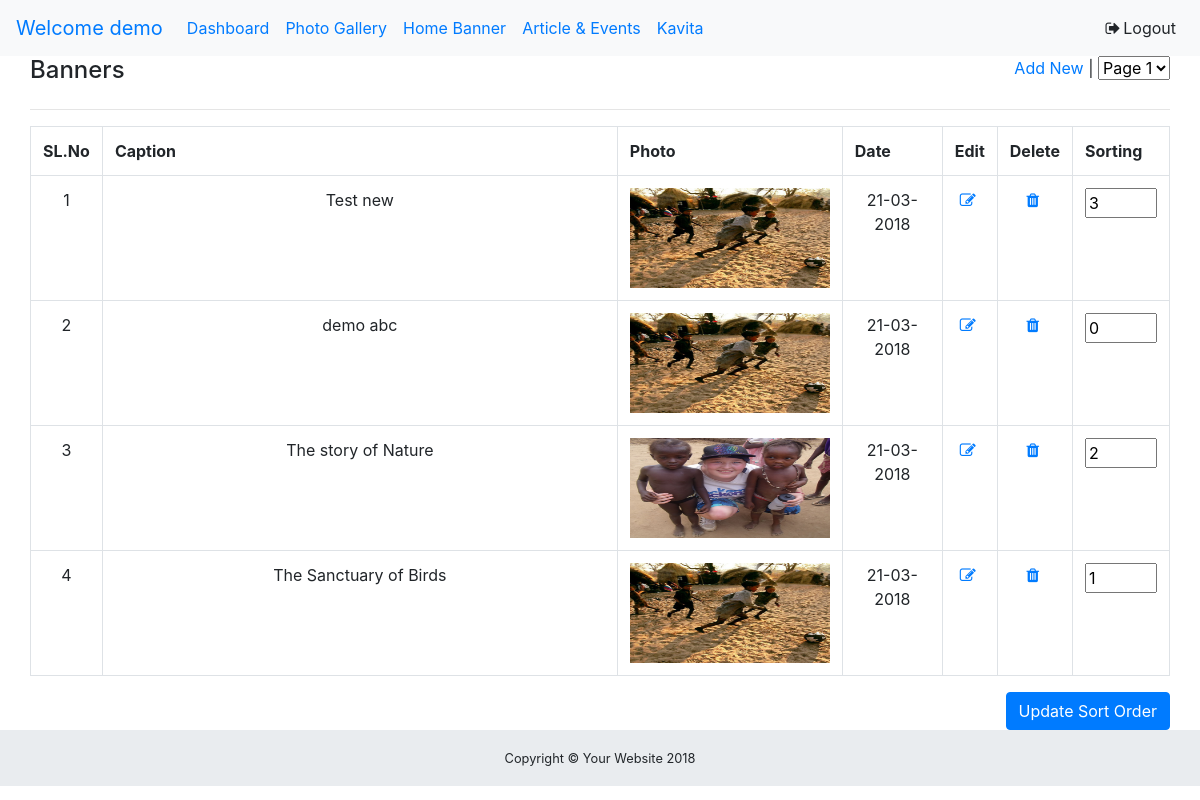
Page /cms/banner.php (signed in) on the committed database.
### tables this page shows
CREATE TABLE `tbl_banner` (
  `photo_id` int(11) NOT NULL,
  `photo_caption` varchar(250) DEFAULT NULL,
  `photo_file` varchar(250) DEFAULT NULL,
  `photo_date` varchar(200) DEFAULT NULL,
  `sort_order` int(11) DEFAULT '0',
  `status` int(11) DEFAULT '1'
);

### cms/includes/functions/common.php (called while the page is built, shortened)
<?php
function outText($str) {
	$str = stripslashes($str);
	return $str;
}
function currentPage() {
	$currentpageurl = $_SERVER['PHP_SELF'];
	return $currentpageurl;
}
?>

### includes/classes/sitedata.cls.php (called while the page is built, shortened)
<?php
class SiteData	{
	var $oDb;
	function SiteData()	{
		$this->oDb = new WADB(SYSTEM_DBHOST, SYSTEM_DBNAME, SYSTEM_DBUSER, SYSTEM_DBPWD);
		return TRUE;
	}
	function getData($sSql)	{
		$hData  = $this->oDb->selectRecords($sSql);
		$iNumOfItems = $this->oDb->getNumberOfRecords();
		$ahomeData = array('NO_OF_ITEMS'=>$iNumOfItems, 'oDATA'=>$hData);
		return $ahomeData ;
	}
}
?>

### includes/classes/Banner.cls.php (called while the page is built, shortened)
<?php
class Banner extends SiteData {
	function getTotalPages() {
		$sql="select COUNT(*) as total from ".BANNER." order by sort_order desc";
		$res = $this->getData($sql);
		return $res['oDATA'][0]['total'];
	}
	function getAllBanners($page=0, $orderby="id", $order="desc") {
		$sql="select * from ".BANNER." order by $orderby $order limit $page,".PAGE_LIMIT;
		$res = $this->getData($sql);
		return $res;
	}
}
?>

### includes/classes/db.cls.php (called while the page is built, shortened)
<?php
class WADB
	{
		public $iNoOfRecords;
		public $bSelectRecords;
		private $oDbLink;
		function WADB ($sDbHost, $sDbName, $sDbUser, $sDbPwd)
		{
			$this->oDbLink = mysqli_connect ($sDbHost, $sDbUser, $sDbPwd,$sDbName) or die ("MySQL DB could not be connected");
		}
		function selectRecords($sSqlQuery)
		{
			$this->oQueryResult = mysqli_query($this->oDbLink, $sSqlQuery) or die(mysqli_error($this->oDbLink));
			$this->iNoOfRecords = mysqli_num_rows($this->oQueryResult);
			if ($this->iNoOfRecords > 0) {
				while ($oRow = mysqli_fetch_assoc($this->oQueryResult)) {
					$this->bSelectRecords[] = $oRow;
				}
			}
			$this->aArrRec = $this->bSelectRecords;
			return $this->aArrRec;
		}
		function getNumberOfRecords () {
			return $this->iNoOfRecords;
		}
	}
?>

### cms/includes/banner_list.php (the view, shortened to what this page needs)
 <?php
$total_page = $bannerObj->getTotalPages();
$page = isset($_GET['page'])?(int)$_GET['page']:0;
$orderby = isset($_SESSION[SES]['banner']['orderby'])?$_SESSION[SES]['banner']['orderby']:"photo_id";
$order = isset($_SESSION[SES]['banner']['order'])?$_SESSION[SES]['banner']['order']:"desc";
$res = $bannerObj->getAllBanners($page*PAGE_LIMIT,$orderby, $order);
$total = $res['NO_OF_ITEMS'];
?>
<div class="col-12">
  <div class="pull-left"><h4>Banners</h4></div>
  <div class="pull-right"><a href="<?=$_curpage?>?q=add">Add New</a> | <?php if($total_page>1){?><select name="page" onchange="document.location.href='<?=$_curpage?>?page='+this.value" class="sel1"><?php
		for($i=0;$i<ceil($total_page/PAGE_LIMIT);$i++) {
			if(isset($_GET['page']) && $_GET['page']!="" && $_GET['page']==$i) {
			echo '<option value="'.$i.'" selected="selected">Page '.($i+1).'</option>';}
			else {echo '<option value="'.$i.'">Page '.($i+1).'</option>';}
		} ?></select> <?php }?>
		</div>
 <div class="clearfix"></div>
  <hr/>
<?php if($total>0) {?>
<form action="BannerAction.php" method="post" >
<table class="table table-bordered">
	<tr>
		<th width="30">SL.No</th>
		<th>Caption</th>
		<th width="200">Photo</th>
		<th width="100">Date</th>
		 <th width="30">Edit</th>
	   <th width="30">Delete</th>
	  <th width="30">Sorting</th>
	</tr>
	<?php
for($i=0;$i<$total;$i++) {
	$photo_id = $res['oDATA'][$i]['photo_id'];
	$photo_file = outText($res['oDATA'][$i]['photo_file']);
	$photo_caption = outText($res['oDATA'][$i]['photo_caption']);
	$photo_date = outText($res['oDATA'][$i]['photo_date']);
	$sort_order = outText($res['oDATA'][$i]['sort_order']);
	if($photo_file!="") {
		$image = "<img src='../photo/".$photo_file."' height='100' width='200' border='0' />";
	}
	else {$image = "";}
?>
	<tr>
		<td align="center" width="5%"><?=($i+1)?></td>
		<td align="center" ><?=($photo_caption)?></td>
		<td align="center"><?=$image?></td>
		<td align="center" width="90"><?=$photo_date?></td>
		<td width="50" height="25" align="center"><a href="<?=$_curpage?>?q=edit&id=<?=md5($photo_id)?>"><i class="fa fa-fw fa-edit">&nbsp;</i></a></td>
		<td width="53" height="25" align="center"><a href="javascript:void(0)" onClick="deletePhoto(<?=$photo_id?>)"><i class="fa fa-fw fa-trash">&nbsp;</i></a></td>
		<td width="25" align="center"><input type="text" class="minitbox" value="<?=$sort_order?>" name="sortorder[j<?=$photo_id?>]" size="2"/></td>
	</tr>
<?php } ?>
</table>
<div align="right"><input type="submit" value="Update Sort Order" class="btn btn-primary"/></div>
</form>
  <?php } ?>
</div>

### rows in the picture
tbl_banner: photo_caption "Test new", photo_file (picture), photo_date "21-03-2018", sort_order "3"
tbl_banner: photo_caption "demo abc", photo_file (picture), photo_date "21-03-2018", sort_order "0"
tbl_banner: photo_caption "The story of Nature", photo_file (picture), photo_date "21-03-2018", sort_order "2"
tbl_banner: photo_caption "The Sanctuary of Birds", photo_file (picture), photo_date "21-03-2018", sort_order "1"

### other values in the picture
$_SESSION[SES]['admin']['admin_name'] "demo"
